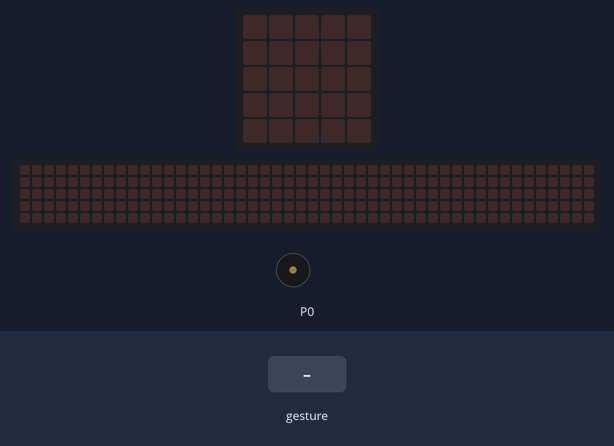
A program run on a simulated BBC micro:bit (MakeCode). On the bench: the board's 5×5 LED display, a strip that is not on the board, showing the scrolling text unrolled, buzzer (waves = sounding). Inputs (shaded band) come from the test bench. A tilt is held for 1.5 s and a shake lasts 1 s, then the board lies face up again; the 48×5 strip is a reading aid, not a part: it shows the text the display is scrolling, unrolled, one strip-width of it at a time.

Above: at 1.2 s.
1.3 s: gesture 'shake'
At 5.77 s:
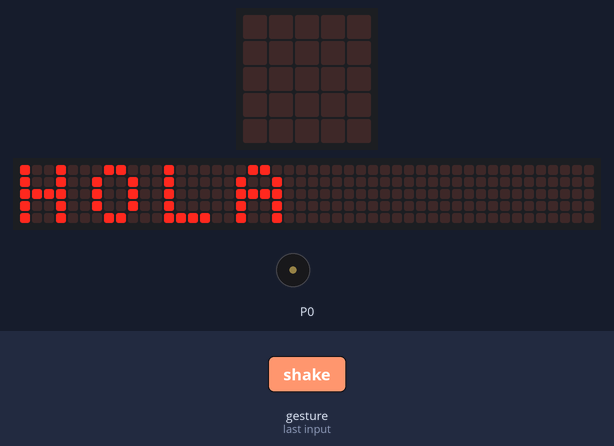
At 6.7 s:
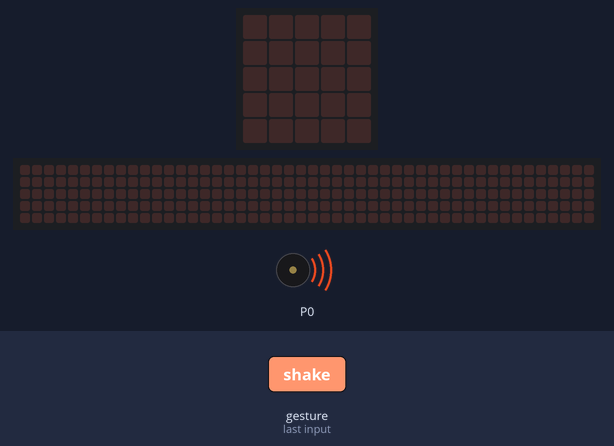
Timing chart, 0 to 12.0 s (numbered marks = the images above; inputs shaded):
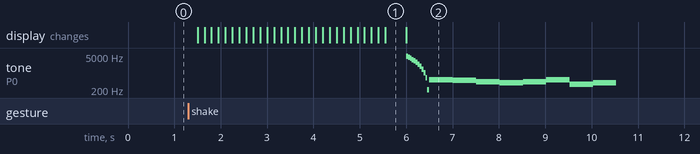

The program:

main.ts
```typescript
input.onGesture(Gesture.Shake, function () {
    if (true) {
        basic.showString("HOLA")
        music.playSoundEffect(music.createSoundEffect(WaveShape.Sine, 5000, 0, 255, 0, 500, SoundExpressionEffect.None, InterpolationCurve.Linear), SoundExpressionPlayMode.UntilDone)
        music.play(music.stringPlayable("C5 B A G A C5 F G ", 120), music.PlaybackMode.UntilDone)
    }
    game.resume()
})
```

test.ts
```typescript
// aquí va el archivo "tests"; esto no se compilará cuando este paquete se utilice como una extensión.
```

Measured:
- after the input at 1.3 s, tone on P0: plays 4791 Hz for 0.04 s, 4375 Hz for 0.04 s, 3958 Hz for 0.04 s, 3541 Hz for 0.04 s, 3125 Hz for 0.04 s, 2708 Hz for 0.04 s … (20 notes in this stretch), starting after 4.7 s; the display: changes after 0.20 s (image 1)
- what the display in image 1 shows lasts 0.4 s, from 5.6 s to 6.0 s
